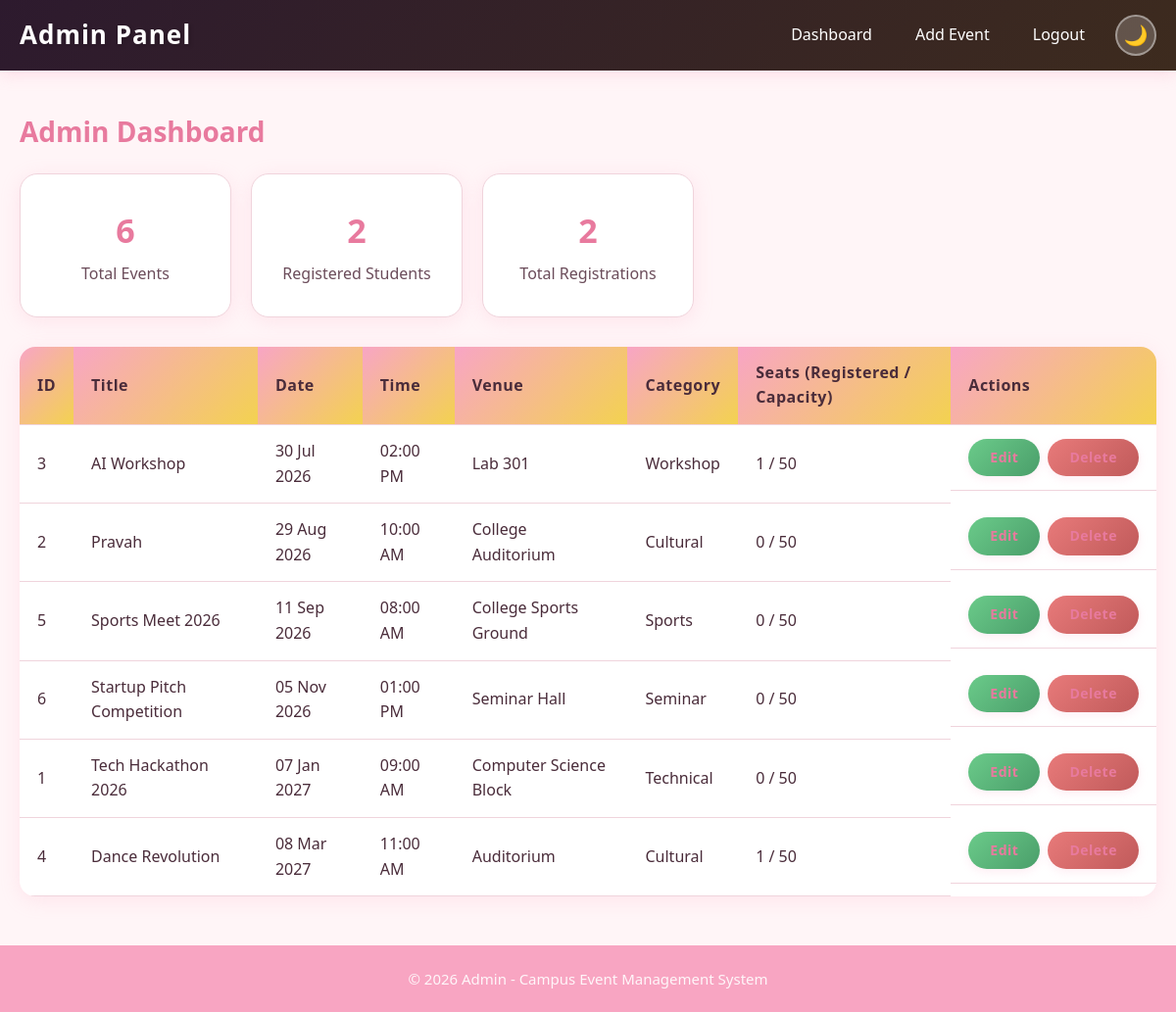
The page /admin/index.php (signed in) on the database its author committed.
### tables this page shows
CREATE TABLE `events` (
  `id` int(11) NOT NULL,
  `title` varchar(200) NOT NULL,
  `description` text DEFAULT NULL,
  `event_date` date NOT NULL,
  `event_time` time DEFAULT NULL,
  `venue` varchar(200) DEFAULT NULL,
  `category` varchar(100) DEFAULT NULL,
  `organizer` varchar(100) DEFAULT NULL,
  `image` varchar(255) DEFAULT NULL,
  `capacity` int(10) unsigned NOT NULL DEFAULT 50,
  `created_at` timestamp NOT NULL DEFAULT current_timestamp()
);

### admin/index.php (the view, shortened to what this page needs)
<?php
include '../includes/config.php';
if (!isset($_SESSION['admin_id'])): ?>
<?php exit(); endif;
$events_result = mysqli_query($conn, "SELECT e.*, COUNT(r.id) AS registered_count FROM events e LEFT JOIN registrations r ON r.event_id = e.id GROUP BY e.id ORDER BY e.event_date ASC");
$total_events = mysqli_num_rows($events_result);
$total_users = mysqli_fetch_assoc(mysqli_query($conn, "SELECT COUNT(*) as c FROM users"))['c'];
$total_regs = mysqli_fetch_assoc(mysqli_query($conn, "SELECT COUNT(*) as c FROM registrations"))['c'];
$table_rows = "";
while ($ev = mysqli_fetch_assoc($events_result)) {
    $cap = isset($ev['capacity']) ? (int) $ev['capacity'] : 0;
    $seats_cell = ($cap > 0) ? (int) $ev['registered_count'] . ' / ' . $cap : (int) $ev['registered_count'] . ' / &infin;';
    $table_rows .= '<tr><td>' . $ev['id'] . '</td><td>' . $ev['title'] . '</td><td>' . date("d M Y",strtotime($ev['event_date'])) . '</td><td>' . date("h:i A",strtotime($ev['event_time'])) . '</td><td>' . $ev['venue'] . '</td><td>' . $ev['category'] . '</td><td>' . $seats_cell . '</td><td class="actions"><a href="index.php?edit=' . $ev['id'] . '" class="btn btn-small btn-edit">Edit</a> <a href="index.php?delete=' . $ev['id'] . '" class="btn btn-small btn-delete" onclick="return confirm(\'Are you sure?\')">Delete</a></td></tr>';
}
?>
<!DOCTYPE html>
<html lang="en">
<head>
    <link rel="stylesheet" href="../assets/css/style.css">
</head>
<body>
<nav class="navbar admin-nav">
    <div class="nav-container">
        <a href="index.php" class="nav-logo">Admin Panel</a>
        <ul class="nav-menu">
            <li><a href="index.php">Dashboard</a></li>
            <li><a href="index.php?add=1">Add Event</a></li>
            <li><a href="../index.php?logout=1">Logout</a></li>
            <li><button class="theme-toggle" onclick="toggleTheme()" id="theme-btn" title="Toggle">🌙</button></li>
        </ul>
    </div>
</nav>
<div class="container">
<div class="admin-dashboard">
    <h2>Admin Dashboard</h2>
    <div class="stats">
        <div class="stat-card"><h3><?= $total_events ?></h3><p>Total Events</p></div>
        <div class="stat-card"><h3><?= $total_users ?></h3><p>Registered Students</p></div>
        <div class="stat-card"><h3><?= $total_regs ?></h3><p>Total Registrations</p></div>
    </div>
    <table class="table admin-table">
        <tr><th>ID</th><th>Title</th><th>Date</th><th>Time</th><th>Venue</th><th>Category</th><th>Seats (Registered / Capacity)</th><th>Actions</th></tr>
        <?= $table_rows ?>
    </table>
</div>
</div>
<footer class="footer"><p>&copy; 2026 Admin - Campus Event Management System</p></footer>
</body>
</html>

### assets/css/style.css (style rules this page uses)
:root { --bg-primary: #fff5f7; --bg-secondary: #fff; --bg-card: #fff; --bg-navbar: linear-gradient(135deg, #f8a5c2, #f3d250); --bg-hero: linear-gradient(135deg, #f8a5c2, #f3d250); --bg-footer: #f8a5c2; --text-primary: #4a2c3a; --text-secondary: #6b4c5a; --text-light: #fff; --hero-text-color: #4a2c3a; --border-color: #f0d4dc; --shadow: 0 4px 20px rgba(248, 165, 194, 0.2); --shadow-hover: 0 8px 30px rgba(248, 165, 194, 0.3); --accent-pink: #f8a5c5; --accent-yellow: #f3d250; --accent-pink-dark: #e87a9e; --accent-yellow-dark: #e0c040; --input-bg: #fff; --table-hover: #fef0f4; --table-border: #f0d4dc; --alert-success-bg: #e8f8e8; --alert-success-text: #2d6a2d; --alert-error-bg: #fde8e8; --alert-error-text: #8a2d2d; --alert-info-bg: #e8f0fe; --alert-info-text: #2d5a8a; }
* { margin: 0; padding: 0; box-sizing: border-box; }
body { font-family: 'Segoe UI', Tahoma, Geneva, Verdana, sans-serif; background-color: var(--bg-primary); color: var(--text-primary); line-height: 1.6; transition: background-color 0.4s ease, color 0.4s ease; }
a { text-decoration: none; color: var(--accent-pink-dark); }
.container { max-width: 1200px; margin: 0 auto; padding: 20px; min-height: calc(100vh - 140px); }
.navbar { background: var(--bg-navbar); padding: 15px 0; box-shadow: 0 4px 15px rgba(248, 165, 194, 0.3); position: sticky; top: 0; z-index: 1000; transition: background 0.3s ease, box-shadow 0.3s ease; }
.nav-container { max-width: 1200px; margin: 0 auto; display: flex; justify-content: space-between; align-items: center; padding: 0 20px; }
.nav-logo { color: var(--text-light); font-size: 26px; font-weight: bold; text-shadow: 2px 2px 4px rgba(0,0,0,0.15); letter-spacing: 1px; }
.nav-menu { list-style: none; display: flex; gap: 8px; align-items: center; }
.nav-menu a { color: var(--text-light); padding: 10px 18px; border-radius: 25px; transition: all 0.3s ease; font-weight: 500; }
.theme-toggle { background: rgba(255,255,255,0.2); border: 2px solid rgba(255,255,255,0.4); color: var(--text-light); width: 42px; height: 42px; border-radius: 50%; cursor: pointer; font-size: 20px; display: flex; align-items: center; justify-content: center; transition: all 0.3s ease; margin-left: 5px; }
.btn { display: inline-block; padding: 12px 30px; border-radius: 50px; font-size: 16px; cursor: pointer; border: none; transition: all 0.3s ease; font-weight: 600; letter-spacing: 0.5px; box-shadow: 0 3px 10px rgba(248, 165, 194, 0.3); }
.btn-small { padding: 8px 22px; font-size: 14px; background: linear-gradient(135deg, var(--accent-pink), var(--accent-yellow)); color: #4a2c3a; border-radius: 50px; font-weight: 600; box-shadow: 0 3px 10px rgba(248, 165, 194, 0.2); }
.btn-edit { background: linear-gradient(135deg, #6bcb8a, #4a9e6a); color: #fff; }
.btn-delete { background: linear-gradient(135deg, #e87a7a, #c05a5a); color: #fff; }
.table { width: 100%; border-collapse: separate; border-spacing: 0; background: var(--bg-card); border-radius: 16px; overflow: hidden; box-shadow: var(--shadow); margin-top: 15px; transition: background 0.3s ease, box-shadow 0.3s ease; }
.table th, .table td { padding: 14px 18px; text-align: left; border-bottom: 1px solid var(--table-border); color: var(--text-primary); }
.table th { background: linear-gradient(135deg, var(--accent-pink), var(--accent-yellow)); color: #4a2c3a; font-weight: 700; letter-spacing: 0.5px; }
.table a { color: var(--accent-pink-dark); font-weight: 600; }
.admin-nav { background: linear-gradient(135deg, #2d1a2e, #3d2b1e) !important; }
.admin-dashboard { margin-top: 20px; }
.admin-dashboard h2 { color: var(--accent-pink-dark); margin-bottom: 20px; font-size: 28px; }
.stats { display: grid; grid-template-columns: repeat(auto-fill, minmax(200px, 1fr)); gap: 20px; margin-bottom: 30px; }
.stat-card { background: var(--bg-card); padding: 30px 25px; border-radius: 18px; text-align: center; box-shadow: var(--shadow); border: 1px solid var(--border-color); transition: all 0.3s ease; }
.stat-card h3 { font-size: 34px; color: var(--accent-pink-dark); margin-bottom: 5px; }
.stat-card p { color: var(--text-secondary); font-size: 16px; font-weight: 500; }
.admin-table { margin-top: 25px; }
.admin-table .actions { display: flex; gap: 8px; }
.footer { background: var(--bg-footer); color: var(--text-light); text-align: center; padding: 22px; margin-top: 30px; transition: background 0.3s ease; }
.footer p { opacity: 0.9; font-size: 15px; }

### rows shown on the page
events: id "3", title "AI Workshop", event_date "30 Jul 2026", event_time "02:00 PM", venue "Lab 301", category "Workshop", seats_cell "1 / 50"
events: id "2", title "Pravah", event_date "29 Aug 2026", event_time "10:00 AM", venue "College Auditorium", category "Cultural", seats_cell "0 / 50"
events: id "5", title "Sports Meet 2026", event_date "11 Sep 2026", event_time "08:00 AM", venue "College Sports Ground", category "Sports", seats_cell "0 / 50"
events: id "6", title "Startup Pitch Competition", event_date "05 Nov 2026", event_time "01:00 PM", venue "Seminar Hall", category "Seminar", seats_cell "0 / 50"
events: id "1", title "Tech Hackathon 2026", event_date "07 Jan 2027", event_time "09:00 AM", venue "Computer Science Block", category "Technical", seats_cell "0 / 50"
events: id "4", title "Dance Revolution", event_date "08 Mar 2027", event_time "11:00 AM", venue "Auditorium", category "Cultural", seats_cell "1 / 50"

### other values the page prints
$total_events "6"
$total_users "2"
$total_regs "2"
